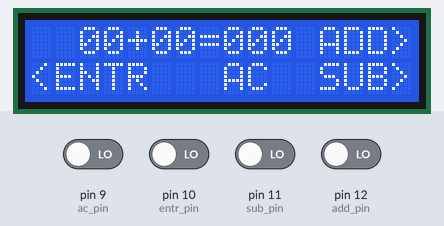
The sketch below on a simulated Arduino Uno, built with avr-gcc and run on an emulated ATmega328P. Shown: 16×2 character LCD. The test bench sets the inputs (shaded band); at power-on: pin 9 (ac_pin), pin 10 (entr_pin), pin 11 (sub_pin), pin 12 (add_pin) LOW. What the sketch prints to the serial monitor is not drawn.

Above: at 3.2 s.
3.3 s: pin 12 (add_pin) driven HIGH
At 3.42 s:
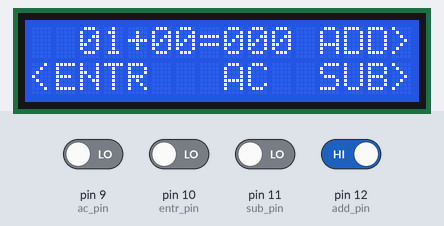
4.8 s: pin 10 (entr_pin) driven HIGH
At 5.17 s:
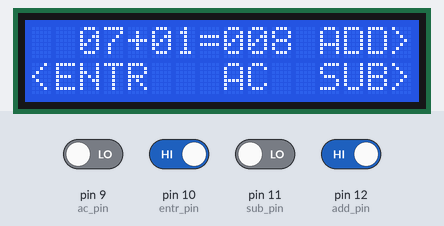
6.5 s: pin 9 (ac_pin) driven HIGH
At 6.65 s:
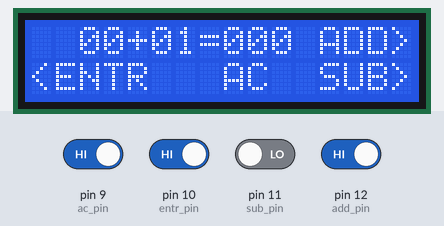
8.0 s: pin 11 (sub_pin) driven HIGH
10.0 s: pin 9 (ac_pin) driven LOW
At 10.42 s:
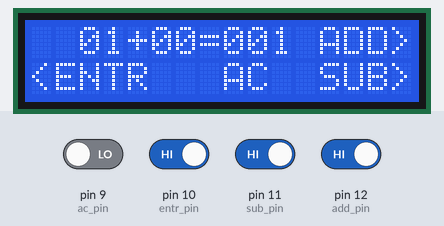
11.8 s: pin 11 (sub_pin) driven LOW
At 12.67 s:
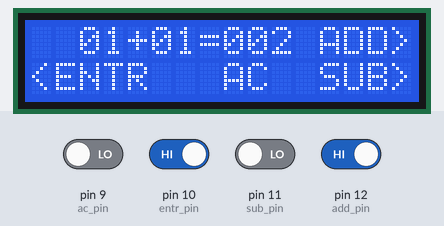

Measured:
- after the input at 3.3 s, the display: changes at once (image 1)

The sketch:

calculator_arduino.ino
```cpp
#include "local.h"

void setup() {
    _setup();
}

void loop() {
  _loop();
}
```

local.cpp
```cpp
#include "local.h"
#include <LiquidCrystal.h>

using namespace Calculator;

// init lcd singleton
LiquidCrystal lcd(register_select, enable, db4, db5, db6, db7);

// init state singleton
Screen::CalculatorState state;

// button timings
unsigned long lastAddPress = 0; // is updated when ADD is pressed
unsigned long lastSubPress = 0; // is updated when SUB is pressed
unsigned long lastAcPress = 0; // is updated when AC is pressed
unsigned long lastEntrPress = 0; // is updated when ENTR is pressed

// print timing
unsigned long startMillisPrint = 0; // is updated when print2serial is called

void _setup()
{
  // set pins
  lcd.begin(lcd_cols, lcd_rows);
  pinMode(add_pin, INPUT);
  pinMode(sub_pin, INPUT);
  pinMode(entr_pin, INPUT);
  pinMode(ac_pin, INPUT);

  // init sequence
  Screen::init_sequence();
  lcd.clear();

  // base screen
  Screen::start_screen();

  Serial.begin(9600);
}


void _loop()
{
  int add_update = digitalRead(add_pin);
  int sub_update = digitalRead(sub_pin);
  int ac_update = digitalRead(ac_pin);
  int entr_update = digitalRead(entr_pin);

  if(add_update == HIGH && utils::allowAction(&lastAddPress))
  {
    Button::catch_add_press(&state);
  }

  if(sub_update == HIGH && utils::allowAction(&lastSubPress))
  {
    Button::catch_sub_press(&state);
  }

  if(entr_update == HIGH && utils::allowAction(&lastEntrPress))
  {
    Button::catch_entr_press(&state);
  }

  if(ac_update == HIGH && utils::allowAction(&lastAcPress))
  {
    Button::catch_ac_press(&state);
  }

  //utils::print2serial(&state,  &startMillisPrint, printInterval);
}
```

local.h
```cpp
#ifndef LOCAL_H
#define LOCAL_H

#include "src/screen_actions.h"
#include "src/button_actions.h"
#include "src/utils.h"
#include <Arduino.h>

/** LCD setup **/
// control Pins
const int register_select = 2, read_or_write = 3, enable = 4;
// data Pins
const int db4 = 5, db5 = 6, db6 = 7, db7 = 8;

/** general setup **/
// lcd dimensions
const int lcd_rows = 2;
const int lcd_cols = 16;

//pins
const int add_pin = 12;
const int sub_pin = 11;
const int entr_pin = 10;
const int ac_pin = 9;

// action intervalls
const int press_intervall = 20; // in milliseconds
const int printInterval = 250; // in milliseconds

// functions
void _setup();
void _loop();

#endif
```

button_actions.cpp
```cpp
#include "button_actions.h"
#include <Arduino.h>
#include <LiquidCrystal.h>

// defined in local.cpp
extern LiquidCrystal lcd;

namespace Calculator {
    namespace Button {
      void catch_add_press(Screen::CalculatorState *state)
      {
         if(state->first.active)
         {
           //check limits
           state->first.value += 1;
           if(0 != Screen::update_numberfield(&(state->first)))
           {
             Serial.println("Input would exceed limits");
             state->first.value -= 1;
             return;
           }
         }

         if(state->second.active)
         {
           //check limits
           state->second.value += 1;
           if(0 != Screen::update_numberfield(&(state->second)))
           {
             Serial.println("Input would exceed limits");
             state->second.value -= 1;
             return;
           }
        }
      }

      void catch_sub_press(Screen::CalculatorState *state)
      {
         if(state->first.active)
         {
           // check limits
           state->first.value -= 1;
           if(0 != Screen::update_numberfield(&(state->first)))
           {
             Serial.println("Input would exceed limits");
             state->first.value += 1;
             return;
           }
         }

         if(state->second.active)
         {
           // check limits
           state->second.value -= 1;
           if(0 != Screen::update_numberfield(&(state->second)))
           {
             Serial.println("Input would exceed limits");
             state->second.value += 1;
             return;
           }
         }
      }

      void catch_entr_press(Screen::CalculatorState *state)
      {
         if(state->first.active)
         {
            state->first.active = false;
            state->second.active = true;
            lcd.setCursor(state->second.col, state->second.row);
            return;
         }

         if(state->second.active){
            state->result.value = state->first.value + state->second.value;
            if(0 != Screen::update_numberfield(&(state->result)))
            {
              Serial.println("Input would exceed limits");
              state->result.value = 0;
              return;
            }

            state->second.active = false;
            state->result.active = true;
            return;
         }

         if (state->result.active)
         {
           Screen::reset(state);
           return;
         }
      }

      void catch_ac_press(Screen::CalculatorState *state)
      {
         Screen::reset(state);
      }
    }
}
```

button_actions.h
```cpp
#pragma once
#include "screen_actions.h"

namespace Calculator {
    namespace Button {
      void catch_add_press(Screen::CalculatorState *state);
      void catch_sub_press(Screen::CalculatorState *state);
      void catch_entr_press(Screen::CalculatorState *state);
      void catch_ac_press(Screen::CalculatorState *state);
    }
}
```

screen_actions.cpp
```cpp
#include "screen_actions.h"
#include <Arduino.h>
#include <LiquidCrystal.h>

// defined in local.cpp
extern LiquidCrystal lcd;

namespace Calculator {
    namespace Screen {
      void init_sequence()
      {
        lcd.print("Welcome to Add3r");
        lcd.setCursor(5, 1);
        for (int i = 0; i < 16; i++)
        {
          lcd.setCursor(i, 1);
          lcd.print('=');
          delay(125);
        }
      }

      void start_screen()
      {
        lcd.setCursor(2, 0);
        lcd.print("00+00=000");

        lcd.setCursor(12, 0);
        lcd.print("ADD>");

        lcd.setCursor(0, 1);
        lcd.print("<ENTR");

        lcd.setCursor(8, 1);
        lcd.print("AC");

        lcd.setCursor(12, 1);
        lcd.print("SUB>");
      }

      // an additional 'mode'/'m' button could trigger a mode selection screen to
      // let the user do different operations
      // this would mean the start_screen (base_screen ?) would need a operation param

      /**
       * this function assumes the col is initialy set on the smallest digit
       * */
      int update_numberfield(const number_field *field)
      {
        if (field->value < field->lowerLimit || field->value > field->upperLimit){
          return 1;
        };

        if (field->value >= 100){
          lcd.setCursor(field->col-2, field->row);
          lcd.print(field->value);
          return 0;
        }

        if (field->value >= 10){
          lcd.setCursor(field->col-1, field->row);
          lcd.print(field->value);
          return 0;
        }

        lcd.setCursor(field->col-1, field->row);
        lcd.print("0");
        lcd.setCursor(field->col, field->row);
        lcd.print(field->value);
        return 0;
      }

      int write_result(int val, CalculatorState *state)
      {
        if (val < state->result.lowerLimit || val > state->result.upperLimit)
        {
        	return 1;
        };
        lcd.setCursor(state->result.col, state->result.row);
        lcd.print(val);
        return 0;
      }

      void reset(CalculatorState *state)
      {
         lcd.clear();
         start_screen();

         state->first.active = true;
         state->first.value = 0;

         state->second.active = false;
         state->second.value = 0;

         state->result.active = false;
         state->result.value = 0;

         lcd.setCursor(state->first.col, state->first.row);
      }

  }
}
```

screen_actions.h
```cpp
#pragma once

namespace Calculator {
    namespace Screen {

	// structs
	struct number_field {
	    const int col;
	    const int row;
	    int value;
	    int upperLimit;
	    int lowerLimit;
	    bool active;

	    // Constructor
	    number_field(int col, int row, int val, int upper, int lower, bool active)
	        : col(col), row(row), value(val), upperLimit(upper), lowerLimit(lower), active(active) {}
	};

	// Instances with a struct to handle the whole state
	struct CalculatorState {
	    number_field first{3, 0, 0, 99, 0, true};
	    number_field second{6, 0, 0, 99, 0, false};
	    number_field result{10, 0, 0, 999, 0, false};
	};

	// functions
	void init_sequence();
        void start_screen();
	int update_numberfield(const number_field *field);
	int write_result(int val, CalculatorState *state);
	void reset(CalculatorState *state);
    }
}
```

utils.cpp
```cpp
#include "utils.h"

namespace utils {
  bool allowAction(unsigned long *lastPressTime, int interval = 250)
  {
    if (millis() - *lastPressTime < interval)
    {
       return false;
    }
    *lastPressTime = millis();
    return true;
  };

  void print2serial(Calculator::Screen::CalculatorState *state, unsigned long *lastPrintTime, const int printInterval){
    // prints only happen when given interval is exceeded
    if(!allowAction(lastPrintTime)) { return; }
    printDebug(state->first.value);
    printDebug(state->second.value);
    printDebug(state->result.value);
    Serial.println();
  }
}
```

utils.h
```cpp
#pragma once
#include "screen_actions.h"
#include <Arduino.h>

#define printDebug(var) \
    Serial.print(#var ": "); \
    Serial.println(var)

namespace utils {
  bool allowAction(unsigned long *lastPressTime, int interval = 250);
  void print2serial(Calculator::Screen::CalculatorState *state, unsigned long *lastPrintTime, const int printInterval);
}
```
